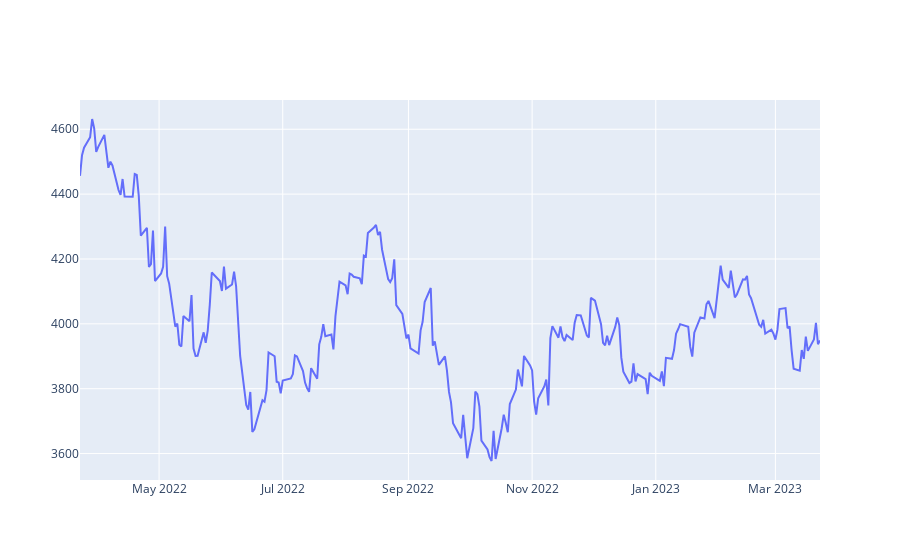

Notebook source saved alongside this figure:
### Code cell
import plotly.graph_objects as go

fig = go.Figure(data=go.Scatter(x=df['Date'],y=df['Close'], mode='lines'))
fig.show()

### Figure 1 — Plotly figure (JSON) as saved in the notebook; plotly's stock layout.template omitted (floating-point values rounded to 4 significant figures; data arrays with more than 128 entries replaced by an {"elided": "..."} marker saying what was removed)
{"data": [{"mode": "lines", "type": "scatter", "x": {"elided": "252 str values"}, "y": {"elided": "252 float values"}}], "layout": {}}
